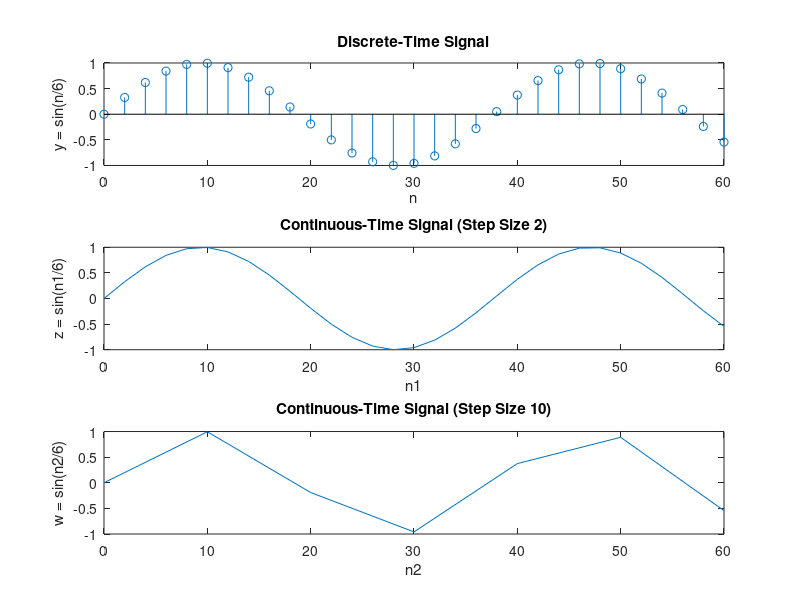

Recreate this plot in MATLAB.
% Notes:
% - Understanding how discrete-time signals are represented and plotted is crucial for digital signal processing.
% - The 'stem' function is specifically used to visualize discrete-time signals.
% - Continuous-time signals can be approximated by plotting values at closely spaced time points and connecting them with lines.
% - Using the 'subplot' function allows for multiple plots in a single figure, facilitating comparative analysis.
% - The step size in the time vector affects the smoothness of the continuous-time signal's plot.

% Define Discrete-Time Signal
n = 0:2:60;
y = sin(n/6);

% Plot Discrete-Time Signal
subplot(3, 1, 1);
stem(n, y);
title('Discrete-Time Signal');
xlabel('n');
ylabel('y = sin(n/6)');

% Define First Continuous-Time Signal
n1 = 0:2:60;
z = sin(n1/6);

% Plot First Continuous-Time Signal
subplot(3, 1, 2);
plot(n1, z);
title('Continuous-Time Signal (Step Size 2)');
xlabel('n1');
ylabel('z = sin(n1/6)');

% Define Second Continuous-Time Signal
n2 = 0:10:60;
w = sin(n2/6);

% Plot Second Continuous-Time Signal
subplot(3, 1, 3);
plot(n2, w);
title('Continuous-Time Signal (Step Size 10)');
xlabel('n2');
ylabel('w = sin(n2/6)');
